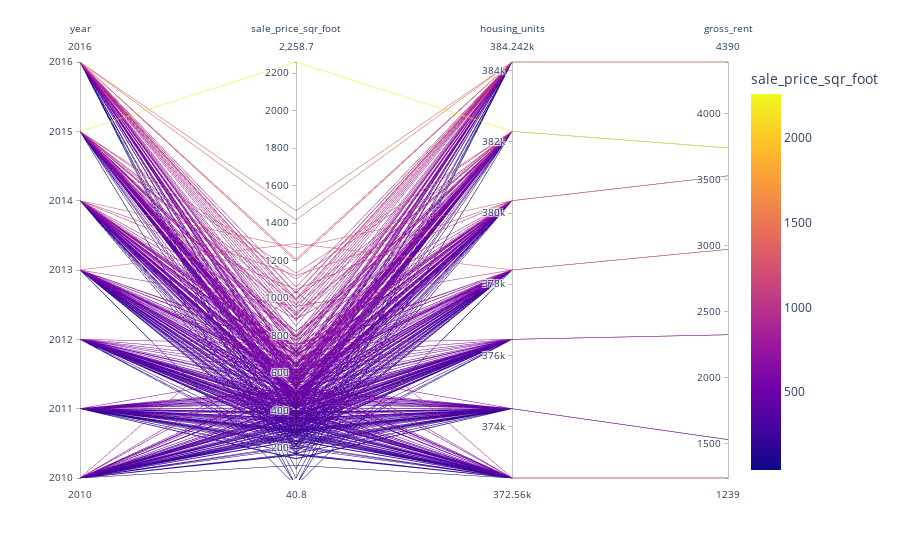

The notebook cell this image was saved under:
### Code cell
# Parallel Coordinates Plot
# YOUR CODE HERE!
px.parallel_coordinates(df_expensive_neighborhoods_per_year, color='sale_price_sqr_foot')

### Figure 1 — Plotly figure (JSON) as saved in the notebook; plotly's stock layout.template omitted (floating-point values rounded to 4 significant figures; data arrays with more than 128 entries replaced by an {"elided": "..."} marker saying what was removed)
{"data": [{"dimensions": [{"label": "year", "values": {"elided": "397 int values"}}, {"label": "sale_price_sqr_foot", "values": {"elided": "397 float values"}}, {"label": "housing_units", "values": {"elided": "397 int values"}}, {"label": "gross_rent", "values": {"elided": "397 int values"}}], "domain": {"x": [0, 1], "y": [0, 1]}, "line": {"color": {"elided": "397 float values"}, "coloraxis": "coloraxis"}, "name": "", "type": "parcoords"}], "layout": {"autosize": true, "coloraxis": {"colorbar": {"title": {"text": "sale_price_sqr_foot"}}, "colorscale": [[0, "#0d0887"], [0.1111, "#46039f"], [0.2222, "#7201a8"], [0.3333, "#9c179e"], [0.4444, "#bd3786"], [0.5556, "#d8576b"], [0.6667, "#ed7953"], [0.7778, "#fb9f3a"], [0.8889, "#fdca26"], [1, "#f0f921"]]}, "legend": {"tracegroupgap": 0}, "margin": {"t": 60}}}
